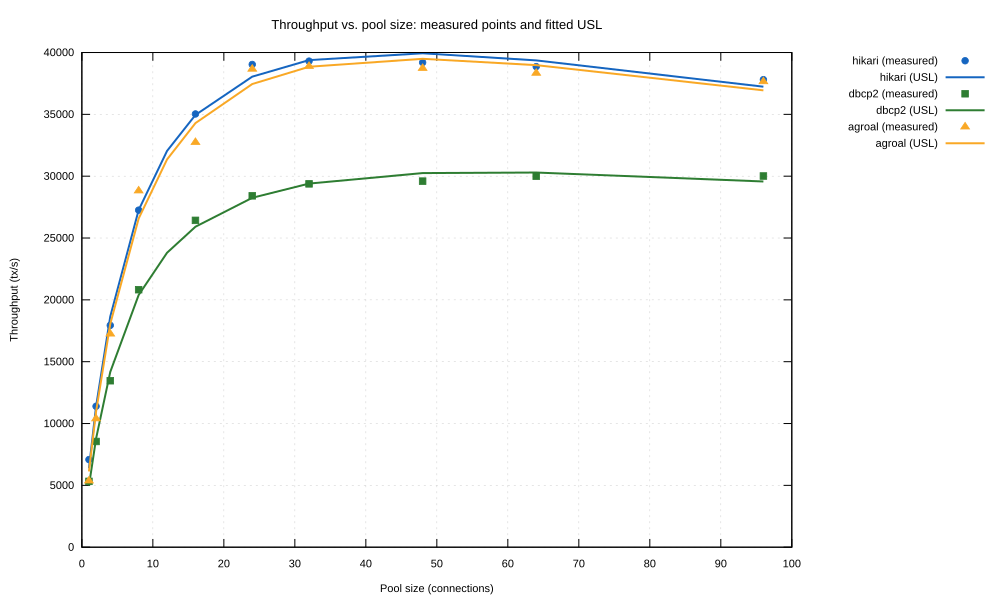

Here is the gnuplot script that generated this plot:
# Experiment E2: measured throughput points vs. fitted USL curves (readMostly workload).
# Input:  fit-readMostly.csv (poolSize, <pool>_measured, <pool>_fitted per pool)
# Output: fit-readMostly.svg / .pdf
set datafile separator ","
set title "Throughput vs. pool size: measured points and fitted USL" font ",13"
set xlabel "Pool size (connections)"
set ylabel "Throughput (tx/s)"
set grid xtics ytics lt 0 lw 0.5 lc rgb "#cccccc"
set key outside right top vertical

# measured = points, fitted = smooth line, one color per pool
set style line 1 lc rgb "#1565C0" pt 7 ps 0.8
set style line 2 lc rgb "#1565C0" lw 2
set style line 3 lc rgb "#2E7D32" pt 5 ps 0.8
set style line 4 lc rgb "#2E7D32" lw 2
set style line 5 lc rgb "#F9A825" pt 9 ps 0.8
set style line 6 lc rgb "#F9A825" lw 2

set terminal svg enhanced font "arial,11" size 1000,600
set output 'fit-readMostly.svg'
plot 'fit-readMostly.csv' using 1:2 with points ls 1 title 'hikari (measured)', \
     '' using 1:3 with lines ls 2 title 'hikari (USL)', \
     '' using 1:4 with points ls 3 title 'dbcp2 (measured)', \
     '' using 1:5 with lines ls 4 title 'dbcp2 (USL)', \
     '' using 1:6 with points ls 5 title 'agroal (measured)', \
     '' using 1:7 with lines ls 6 title 'agroal (USL)'

set terminal pdfcairo enhanced font "arial,13" size 5,3
set output 'fit-readMostly.pdf'
replot
set output
